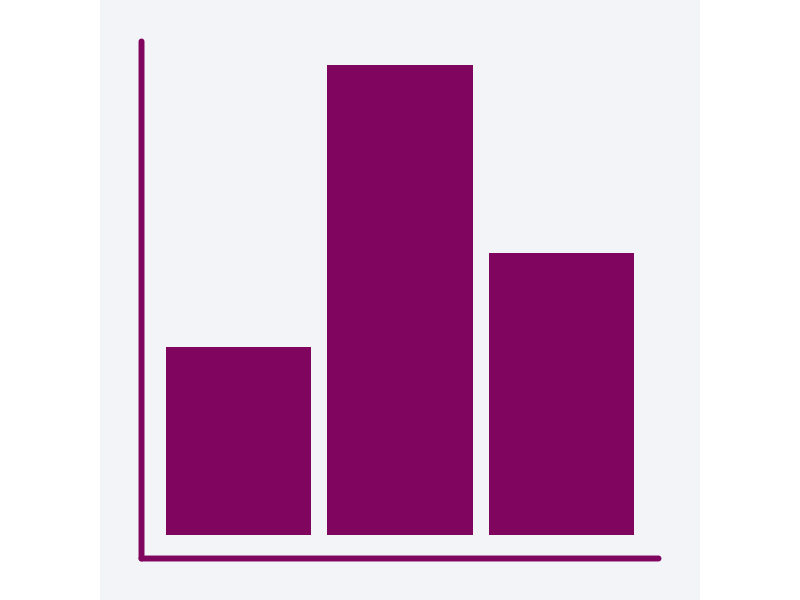
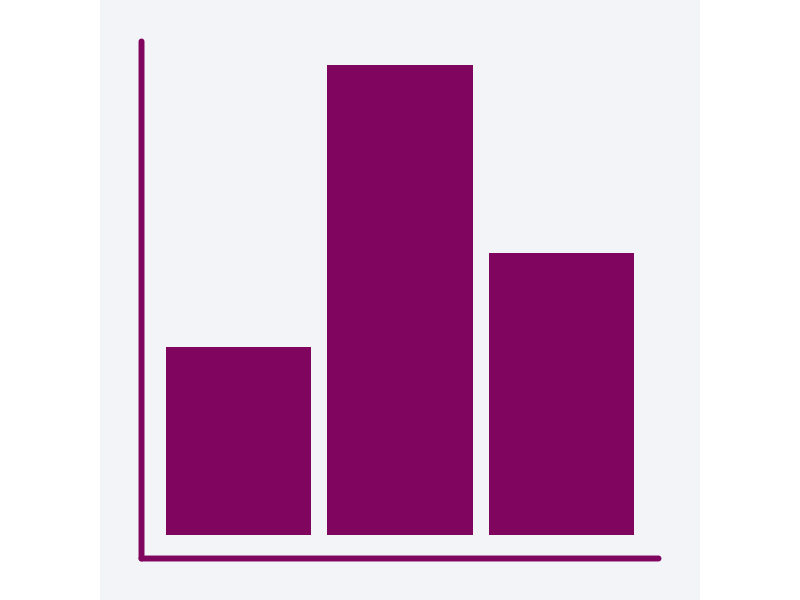

These figures' R source, in order:
library(tidyverse)
bg_col <- "#F2F4F8"
highlight_col <- "#7F055F"

# Plot
ggplot() +
  geom_col(
    data = data.frame(
      x = LETTERS[1:3],
      y = c(2, 5, 3)
    ),
    mapping = aes(x = x, y = y),
    fill = highlight_col
    ) +
  theme_void() +
  theme(
    plot.background = element_rect(
      fill = bg_col, color = bg_col
    ),
    axis.line.x.bottom = element_line(color = highlight_col, linewidth = 2),
    axis.line.y.left = element_line(color = highlight_col, linewidth = 2),
    plot.margin = margin(30, 30, 30, 30),
    aspect.ratio = 1
  )

ggsave("data-viz/featured.png", height = 4, width = 4, bg = bg_col)
